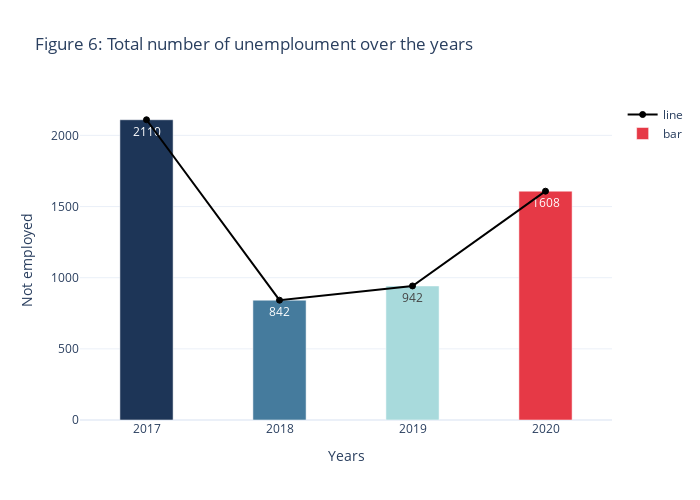

Notebook source saved alongside this figure:
### Markdown cell above
<a id='res'></a>
<div class="h2"> comparison of unemployment over years</div>

### Code cell
col = ['#e63946','#a8dadc','#457b9d','#1d3557']

unempCount_2020 = Qkaggle_2020['Q5'].value_counts(sort=True)
unemp2020 = unempCount_2020['Currently not employed']

unempCount_2019 = kaggle_2019['Q5'].value_counts(sort=True)
unemp2019 = unempCount_2019['Not employed']

unempCount_2018 = kaggle_2018['Q6'].value_counts(sort=True)
unemp2018 = unempCount_2018['Not employed']

unempCount_2017 = kaggle_2017['EmploymentStatus'].value_counts(sort=True)
unemp2017 = unempCount_2017['Not employed, but looking for work']

df_all_unempCount = pd.DataFrame(data = [unemp2020,unemp2019,unemp2018,unemp2017],
                          columns = ['unemployment Count'], index = ['2020','2019','2018','2017'])
df_all_unempCount.index.names = ['Year of Survey']

unemp_x = df_all_unempCount['unemployment Count'].index
unemp_y = df_all_unempCount['unemployment Count'].values

fig = go.Figure()

fig.add_trace(
    go.Scatter(
        x=unemp_x,
        y=unemp_y,
        name="line",
       line=dict(color='black')
    ))

fig.add_trace(
    go.Bar(
        x=unemp_x,
        y=unemp_y,
        text=unemp_y,
        width=0.4,
        textposition='auto',
        name="bar",
        #marker=dict(color='#e63946')
        marker= dict(color=col)
    ))

fig.data[0].marker.line.width = 1
fig.data[0].marker.line.color = "black"
fig.update_layout(yaxis=dict(title='Not employed'),width=700,height=500,
                  title='Figure 6: Total number of unemploument over the years',template="plotly_white",
                  xaxis=dict(title='Years',tickmode = 'array',tickvals = [2017, 2018, 2019, 2020],ticktext = ['2017', '2018', '2019', '2020']))

fig.show()

### Figure 1 — Plotly figure (JSON) as saved in the notebook; plotly's stock layout.template omitted (floating-point values rounded to 4 significant figures)
{"data": [{"line": {"color": "black"}, "marker": {"line": {"color": "black", "width": 1}}, "name": "line", "type": "scatter", "x": ["2020", "2019", "2018", "2017"], "y": [1608, 942, 842, 2110]}, {"marker": {"color": ["#e63946", "#a8dadc", "#457b9d", "#1d3557"]}, "name": "bar", "text": [1608.0, 942.0, 842.0, 2110.0], "textposition": "auto", "type": "bar", "width": 0.4, "x": ["2020", "2019", "2018", "2017"], "y": [1608, 942, 842, 2110]}], "layout": {"height": 500, "title": {"text": "Figure 6: Total number of unemploument over the years"}, "width": 700, "xaxis": {"tickmode": "array", "ticktext": ["2017", "2018", "2019", "2020"], "tickvals": [2017, 2018, 2019, 2020], "title": {"text": "Years"}}, "yaxis": {"title": {"text": "Not employed"}}}}
